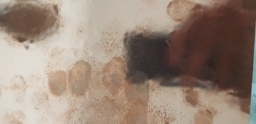
#> input picture bit.jpg, 256 x 124 px, shrunk from 4032 x 1960 before the run
$ python sanstitre0.py
#> lines starting #> are read from the running program, lines starting #| are printed output that depends on the picture

from math import sqrt
from skimage import data
from skimage.feature import blob_log
from skimage.color import rgb2gray


from skimage import io
import matplotlib.pyplot as plt


image = io.imread("bit.jpg",as_gray=True)
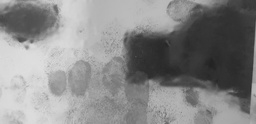
#> image: shape (124, 256) float64; min 0.135, max 0.878, mean 0.535

#image en BW
image_gray = rgb2gray(image)
#choix de la méthode de reconnaissance des blobs
blobs_log = blob_log(image_gray, max_sigma=5, num_sigma=1, threshold=0.02)
#> blobs_log = 384 rows, first 8: [38, 255, 1], [42, 255, 1], [32, 255, 1], [92, 252, 1], [89, 252, 1], [91, 232, 1], [84, 252, 1], [42, 25, 1]
blobs_log[:, 2] = blobs_log[:, 2] * sqrt(2)
#données esthétique pour le graphique
blobs_list = [blobs_log]
colors = ['red']
titles = ['oui']
sequence = zip(blobs_list, colors, titles)
#création du graphique nécessaire à référencer les cercles sur l'image
fig, ax = plt.subplots(figsize=(20, 20))

#affichage du titre et de l'image sans mise en valeur des blobs
for misereducul, (blobs, color, title) in enumerate(sequence):
    ax.set_title(title)
    ax.imshow(image)
    for blob in blobs :
        y, x, r = blob
        c = plt.Circle((x, y), r, color=color, linewidth=2, fill=False)
        ax.add_patch(c)
        ax.set_axis_off() #si on veut pas les axes
#> this loop made 1 pass
#> (misereducul, color, title) on pass 1: (0, 'red', 'oui')


plt.tight_layout()
plt.show()
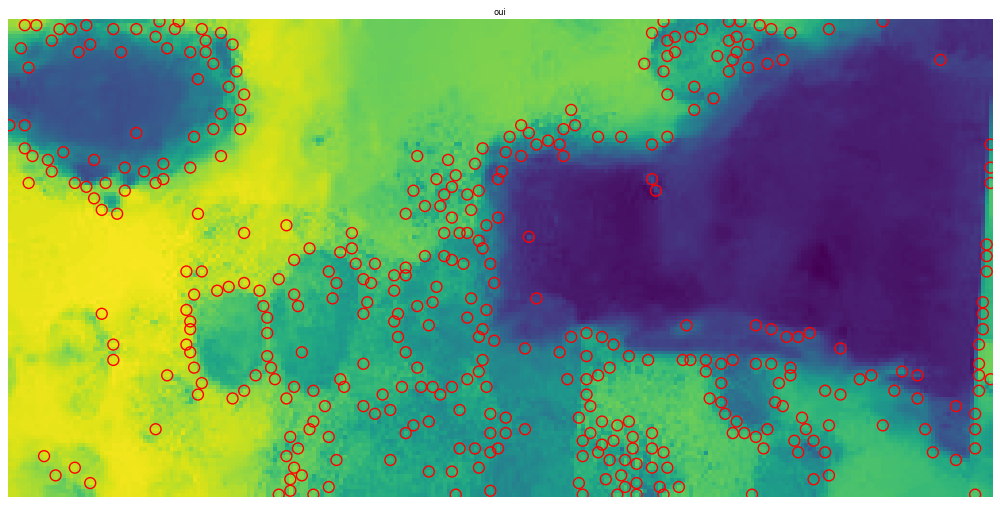
#> figure drawn by matplotlib, 1 panel
